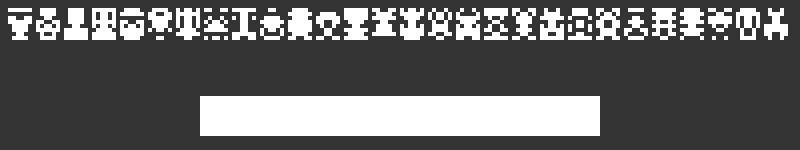
Frame 1 (no input)
Frame 60 (no input): identical to frame 1, image omitted
Frame 120 (the mouse pressed at the canvas centre since frame 60): identical to frame 1, image omitted

The p5.js sketch that drew this single still picture (run headless with seeded random() and noise() and a simulated clock; from frame 60 on, the mouse is pressed at the canvas centre):

// p5.js sketch
// ── sketch.js
var maxx = 5;
var maxy = 8;
var pixwidth = 4;
var population;
var population_count;
var fitnessinc = 0.25;
var barscale = 10;
var button;

function setup() {
  createCanvas(800, 150);
  var population_count = floor(width / ((pixwidth * 2) + (maxx * pixwidth)));
  population = new Population(population_count);

  button = {
    pressed : false,
    col : color(255),
    x : width / 4,
    y : pixwidth * (4 + maxy + barscale),
    w : width / 2,
    h : pixwidth * barscale,
    draw : function() {
      push();
      translate(this.x, this.y);
      noStroke();
      fill(this.col);
      rect(0, 0, this.w, this.h);
      pop();
    },
    mouseOver : function() {
      if (mouseX > this.x && mouseX < this.x + this.w &&
          mouseY > this.y && mouseY < this.y + this.h) {
        this.col = color(200, 0, 150);
        this.pressed = true;
      } else {
        this.col = color(255);
        this.pressed = false;
      }
    }
  };
}

function draw() {
  background(51);
  translate(0, pixwidth * 2);
  population.update();
  button.mouseOver();
  button.draw();
}

function mousePressed() {
  if (button.pressed) {
    population.evolve();
  }
}

// ── invader.js
function DNA(genes) {
  this.getGenes = function() {
    this.genes = [];
    
    for (var y = 0; y < maxy; y++) {
      for (var x = 0; x < maxx; x++) {
        var r = floor(random(2));
        var i = y * maxx + x;
        this.genes[i] = r;
      }
    }
  }
  
  if (genes) {
    this.genes = genes;
  } else {
    this.getGenes();
  }
  
  this.mutation_rate = 0.03;
  
  this.mix = function(dna) {
    var newgenes = [];
    var r = floor(random(this.genes.length));
    for (var i = 0; i < this.genes.length; i++) {
      if (i <= r) {
        newgenes[i] = this.genes[i];
      } else {
        newgenes[i] = dna.genes[i];
      }
      var mutation = random(1);
      if (mutation <= this.mutation_rate) {
        newgenes[i] = abs(newgenes[i] - 1);
      }
    }
    return newgenes;
  }
}

function Invader(dna) {
  if (dna) {
    this.dna = dna;
  } else {
    this.dna = new DNA();
  }
  
  this.fitness = 0;
  
  this.draw = function(col) {
    if (!col) {
      var col = color(255);
    } else {
      var col = color(col);
    }
    
    noStroke();
    fill(col);
    
    var g = 0;
    for (var y = 0; y < maxy; y++) {
      for (var x = 0; x < maxx; x++) {
        if (this.dna.genes[g] > 0) {
          rect(x * pixwidth, y * pixwidth,
                pixwidth, pixwidth);
          rect((maxx - x) * pixwidth, y * pixwidth,
                pixwidth, pixwidth);
        }
        g++;
      }
    }
    var bar = map(this.fitness,
                  0, barscale,
                  0, barscale * pixwidth
    );
    rect(0, (y + 2) * pixwidth,
      (pixwidth + 1) * maxx, bar);
  }
}

function Population(number) {
  this.invaders = [];
  this.matingpool = [];
  
  for (var i = 0; i < number; i++) {
    this.invaders[i] = new Invader();
  }
  this.population_count = this.invaders.length;
  
  this.update = function() {
    for (var i = 0; i < this.invaders.length; i++) {
      var x = pixwidth * 2 + (pixwidth * 2 + maxx * pixwidth) * i;
      var invader = this.invaders[i];
      
      push();
      translate(
        x, 0
      );
      
      if (mouseX > x &&
          mouseX < x + pixwidth * maxx &&
          mouseY > pixwidth * 2 &&
          mouseY < pixwidth * maxy + pixwidth * 2) {
        var col = color(200, 0, 150);
        invader.fitness += fitnessinc;
        if (invader.fitness > barscale) {
          invader.fitness = barscale;
        }
      } else {
        var col = color(255);
      }
      
      invader.draw(col);
      pop();
    }
  }
  
  this.evolve = function() {
    this.matingpool = [];
    for (var i = 0; i < this.invaders.length; i++) {
      var invader = this.invaders[i];
      var chance = invader.fitness * 10;
      if (chance == 0) {
        chance = 1;
      }
      for (var j = 0; j <= chance; j++) {
        this.matingpool.push(invader);
      }
    }
    this.invaders = [];
    
    var parent1dna = random(this.matingpool).dna;
    var parent2dna = random(this.matingpool).dna;
    
    for (var i = 0; i < this.population_count; i++) {
      var genes = parent1dna.mix(parent2dna);
      var dna = new DNA(genes);
      var child = new Invader(dna);
      this.invaders.push(child);
    }
    
    this.matingpool = [];
  }
}

// ── style.css
html, body {
  height: 100%;
}

body {
  margin: 0;
  display: flex;

  /* This centers our sketch horizontally. */
  justify-content: center;

  /* This centers our sketch vertically. */
  align-items: center;
  background-color: rgb(51, 51, 51);
  color: rgb(255, 255, 255);
}
